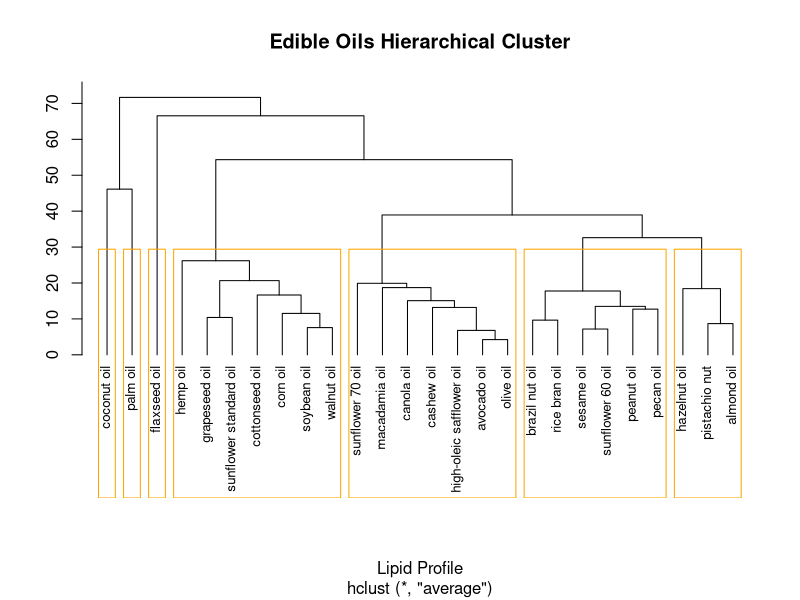

Write the R code that produced this figure.
library(dplyr)

oils = data.frame(
  sfa = c(11.6,24.8,7.4,82.5,12.9,25.9,9,10.5,7,13.8,49.3,20.3,25.0,7.5,14.2,15.6,9.1,10.3,10.1,9.9,5.645,9.22,19.0,18.74,4.092,4.511),
  mufa = c(70.6, 32.7, 63.3, 6.3, 27.6, 17.8, 18.4, 14.3, 9, 73, 37, 48.1, 38.4, 75.2, 39.7, 22.8, 22.8, 19.5, 45.4, 83.7, 24.534, 53.38, 60.0, 63.865, 33.076, 46.608),
  ala = c(1,0.1,9.1,0,1,1,53,0,22,0.7,0.2,0,2.2,0,0.3,7,10.4,0,0.2,0.2,0.212,1.74,1.0,0.7,0.006,0.0),
  la = c(12.5,41.9,18.6,0,58,54,13,74.7,54,9.8,9.1,31.4,34.4,12.8,41.3,51,52.9,65.7,39.8,3.6,13.125,34.24,1.5,16.69,12.945,8.463)
)
row.names(oils) <- c("avocado oil",  "brazil nut oil",  "canola oil",  "coconut oil",  "corn oil",  "cottonseed oil",  "flaxseed oil",  "grapeseed oil",  "hemp oil",  "olive oil",  "palm oil",  "peanut oil",  "rice bran oil",  "high-oleic safflower oil",  "sesame oil",  "soybean oil",  "walnut oil",  "sunflower standard oil",  "sunflower 60 oil",  "sunflower 70 oil",  "pistachio nut",  "pecan oil",  "macadamia oil",  "cashew oil",  "almond oil",  "hazelnut oil")
distance_matrix <- dist(oils, method = 'euclidean')
hc <- hclust(distance_matrix, method = "average")
plot(hc,main = "Edible Oils Hierarchical Cluster",hang = -1, cex = 0.8,xlab = "Lipid Profile",ylab = "")
rect.hclust(hc, k = 7, border = "orange")